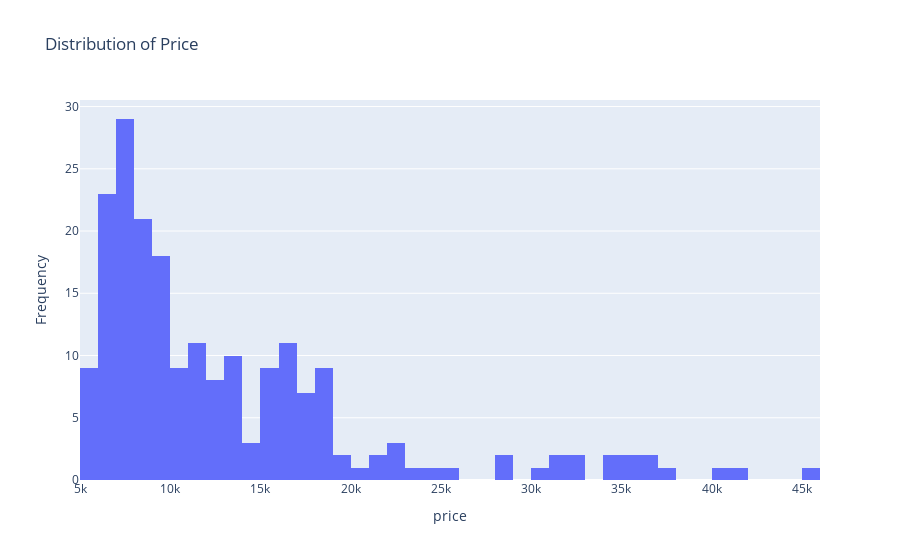

Write notebook code for a chart like this one.
### Markdown cell above
mencari tahu beberapa nilai rata-rata, standar deviasi, minimal, maximal dan quartil dari data tersebut

### Code cell
import plotly.express as px

fig = px.histogram(data, x='price', nbins=50, title='Distribution of Price')
fig.update_layout(xaxis_title='price', yaxis_title='Frequency')
fig.show()

### Figure 1 — Plotly figure (JSON) as saved in the notebook; plotly's stock layout.template omitted (floating-point values rounded to 4 significant figures; data arrays with more than 128 entries replaced by an {"elided": "..."} marker saying what was removed)
{"data": [{"alignmentgroup": "True", "bingroup": "x", "hovertemplate": "price=%{x}<br>count=%{y}<extra></extra>", "legendgroup": "", "marker": {"color": "#636efa", "pattern": {"shape": ""}}, "name": "", "nbinsx": 50, "offsetgroup": "", "orientation": "v", "showlegend": false, "type": "histogram", "x": {"elided": "205 float values"}, "xaxis": "x", "yaxis": "y"}], "layout": {"barmode": "relative", "legend": {"tracegroupgap": 0}, "title": {"text": "Distribution of Price"}, "xaxis": {"anchor": "y", "domain": [0, 1], "title": {"text": "price"}}, "yaxis": {"anchor": "x", "domain": [0, 1], "title": {"text": "Frequency"}}}}
